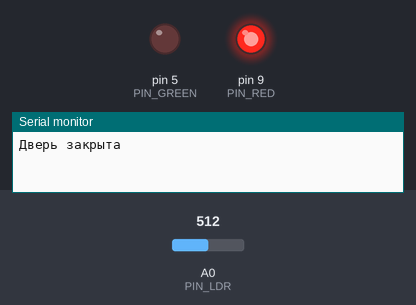
The sketch below on a simulated Arduino Uno, built with avr-gcc and run on an emulated ATmega328P. On the bench: output pins drawn as LEDs (lit = HIGH), the last lines printed to the serial monitor. The inputs (shaded band) are chosen by the test bench; at power-on: A0 (PIN_LDR) = 512.

Above: at 1.2 s.
1.3 s: A0 (PIN_LDR) set to 526
At 1.8 s:
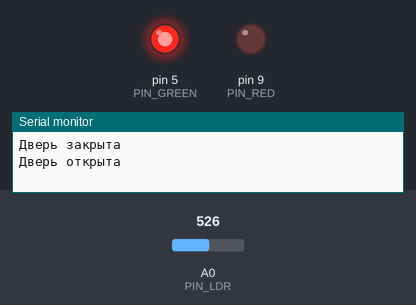
2.8 s: A0 (PIN_LDR) set to 511
At 4.0 s:
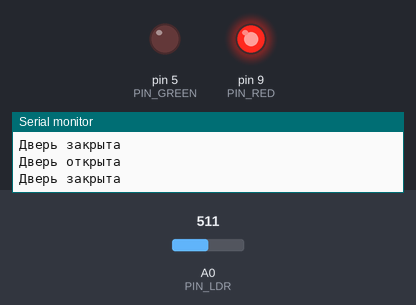
4.3 s: A0 (PIN_LDR) set to 716
At 5.4 s:
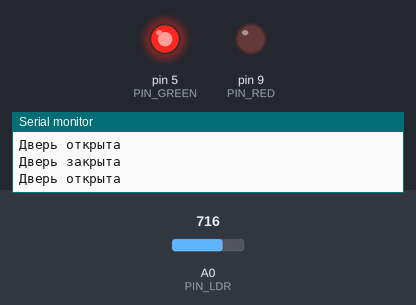
Timing chart, 0 to 7.3 s (numbered marks = the images above; inputs shaded):
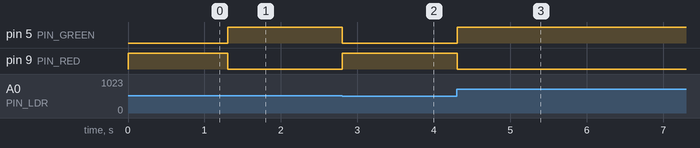

The sketch:

sketch.ino
```cpp
const int PIN_GREEN = 5;  // ✅
const int PIN_RED   = 9;  // ✅
const int PIN_LDR   = A0;
bool dooropen = false;
void setup() {
    Serial.begin(9600);
    pinMode(PIN_GREEN, OUTPUT);
    pinMode(PIN_RED, OUTPUT);

    digitalWrite(PIN_RED, HIGH);
    digitalWrite(PIN_GREEN, LOW);
    Serial.println("Дверь закрыта");
}

void loop() {
    int val = analogRead(PIN_LDR);
    if (val > 512) {
        digitalWrite(PIN_RED, LOW);
        digitalWrite(PIN_GREEN, HIGH);
        if (!dooropen) {
          Serial.println("Дверь открыта");
          dooropen = true;
        }
        delay(1500);

        if (analogRead(PIN_LDR) > 512) {
          return;
        } else {
            digitalWrite(PIN_GREEN, LOW);
            digitalWrite(PIN_RED, HIGH);
            Serial.println("Дверь закрыта");
            dooropen = false;
        }
    }

    delay(100);
}
```

Measured:
- the behaviour switches between 512 and 513 on A0 (PIN_LDR) (found by bisection; images 0 and 1)
- after the input at 1.3 s, pin 5 (PIN_GREEN): LOW → HIGH at once; pin 9 (PIN_RED): HIGH → LOW at once
- after the input at 2.8 s, pin 5 (PIN_GREEN): HIGH → LOW at once; pin 9 (PIN_RED): LOW → HIGH at once
- after the input at 4.3 s, pin 5 (PIN_GREEN): LOW → HIGH at once; pin 9 (PIN_RED): HIGH → LOW at once
